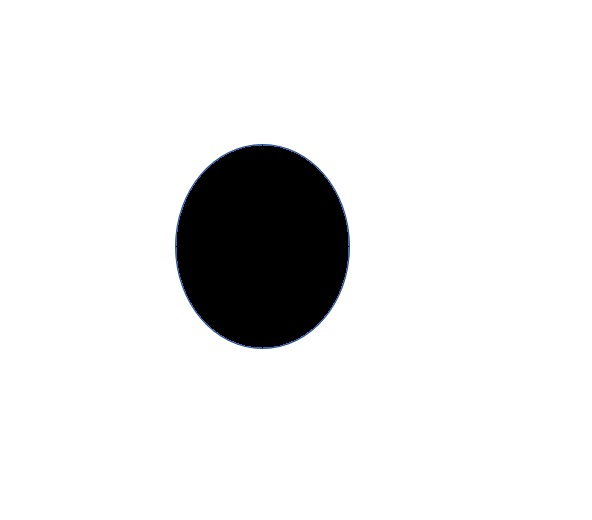
#> input picture python/image/fig1.jpg, 592 x 520 px
$ python ellipse2.py
#> lines starting #> are read from the running program, lines starting #| are printed output that depends on the picture; after the words box and inside, x2 and y2 are one past the last pixel; in counts of white or black regions, pixels touching at a corner belong together


"""
.. image:: PLOT2RST.current_figure

Ellipse detection
=================

In this second example, the aim is to detect the edge of a coffee cup.
Basically, this is a projection of a circle, i.e. an ellipse.
The problem to solve is much more difficult because five parameters have to be
determined, instead of three for circles.


Algorithm overview
------------------

The algorithm takes two different points belonging to the ellipse. It assumes
that it is the main axis. A loop on all the other points determines how much
an ellipse passes to them. A good match corresponds to high accumulator values.

A full description of the algorithm can be found in reference [1]_.

References
----------
.. [1] Xie, Yonghong, and Qiang Ji. "A new efficient ellipse detection
       method." Pattern Recognition, 2002. Proceedings. 16th International
       Conference on. Vol. 2. IEEE, 2002
"""


from skimage.transform import hough_ellipse
from skimage.draw import ellipse_perimeter

import cv2

# Load picture, convert to grayscale and detect edges
image_rgb = cv2.imread("image/fig1.jpg")
#> image_rgb is the input picture: shape (520, 592, 3); mean B, G, R 232.1, 232, 231.9
image_gray = cv2.cvtColor(image_rgb, cv2.COLOR_RGB2GRAY)
edges = cv2.Canny(image_gray,80,80)
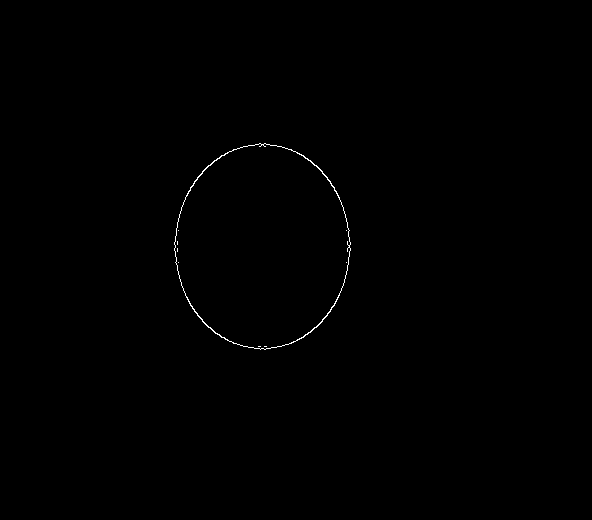
#> edges: shape (520, 592); 0.23% white in thin lines or dots, all inside (x1, y1, x2, y2) = (174, 143, 351, 350)

# Perform a Hough Transform
# The accuracy corresponds to the bin size of a major axis.
# The value is chosen in order to get a single high accumulator.
# The threshold eliminates low accumulators
result = hough_ellipse(edges, accuracy=20, threshold=250,
                       min_size=100, max_size=120)
result.sort(order='accumulator')

# Estimated parameters for the ellipse
print (result)
#> (the run stopped early here; a loop or call above may not have finished)

$ run again, with python/image/fig2.jpg copied over python/image/fig1.jpg
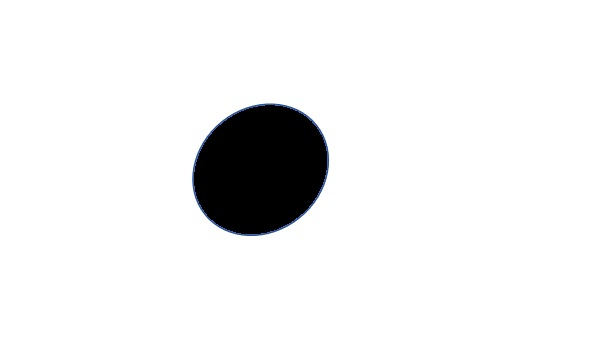
#> input picture python/image/fig2.jpg, 592 x 364 px
#> image_rgb is the input picture: shape (364, 592, 3); mean B, G, R 238.8, 238.6, 238.5
#> `edges = cv2.Canny(image_gray,80,80)`:
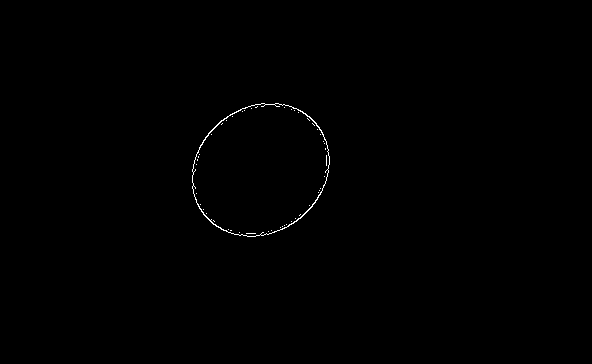
#> edges: shape (364, 592); 0.28% white in thin lines or dots, all inside (x1, y1, x2, y2) = (192, 103, 330, 237)
